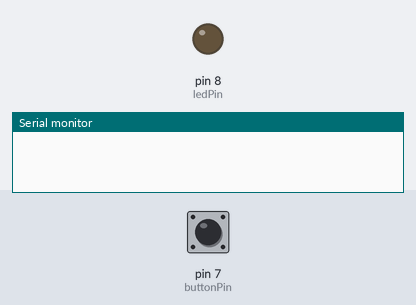
Simulated run of this sketch. Board: Arduino Uno, built with avr-gcc and run on an emulated ATmega328P. Shown: output pins drawn as LEDs (lit = HIGH), the last lines printed to the serial monitor. The inputs (shaded band) are chosen by the test bench; at power-on: pin 7 (buttonPin) HIGH.

Above: at 1.2 s.
1.3 s: pin 7 (buttonPin) pulled LOW for 0.15 s
At 2.2 s:
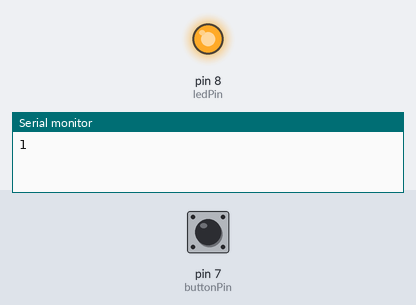
2.9 s: pin 7 (buttonPin) pulled LOW for 1 s
At 3.4 s:
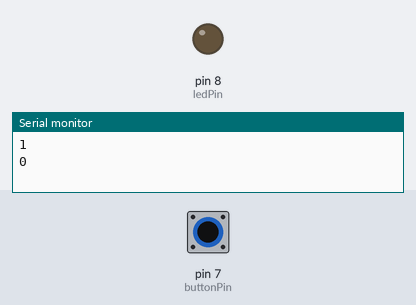
5.4 s: pin 7 (buttonPin) pulled LOW for 3.2 s
At 6.5 s:
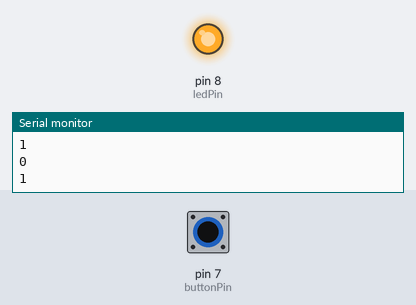
Timing chart, 0 to 8.4 s (numbered marks = the images above; inputs shaded):
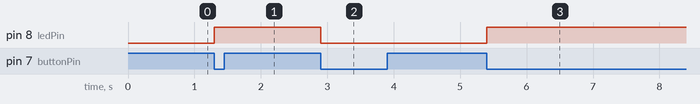

Measured:
- after the input at 1.3 s, pin 8 (ledPin): LOW → HIGH at once
- after the input at 2.9 s, pin 8 (ledPin): HIGH → LOW at once
- after the input at 5.4 s, pin 8 (ledPin): LOW → HIGH at once

The sketch:

Button_Led_Toggle.ino
```cpp
const int buttonPin = 7;
const int ledPin =  8;

int buttonState = 0;
int current_btn = 0;
int last_btn = 0;

void setup() {
  pinMode(ledPin, OUTPUT);
  pinMode(buttonPin, INPUT);
  Serial.begin(9600);
}

void loop() {
  current_btn = digitalRead(buttonPin);

  if(last_btn == 1 && current_btn == 0) {
    buttonState =! buttonState;
    Serial.println(buttonState);
  }

  last_btn = current_btn;

  digitalWrite(ledPin, buttonState);
}
```
